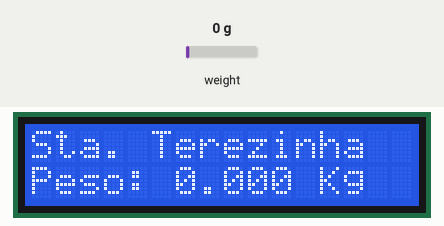
Simulated run of this sketch. Board: Arduino Uno, built with avr-gcc and run on an emulated ATmega328P. On the bench: 16×2 character LCD. The inputs (shaded band) are chosen by the test bench; at power-on: weight on the scale 0 g. What the sketch prints to the serial monitor is not drawn.

Above: at 3.2 s.
3.3 s: weight on the scale set to 100 g
At 4.6 s:
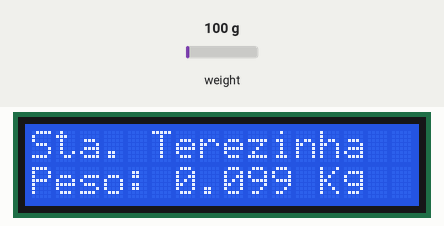
5.3 s: weight on the scale set to 1250 g
At 6.9 s:
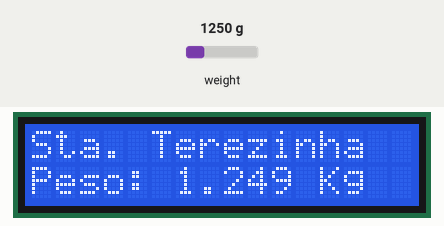
7.2 s: weight on the scale set to 2500 g
At 8.2 s:
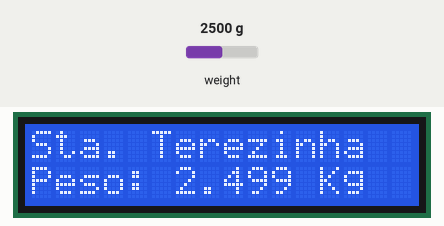
Timing chart, 0 to 10.2 s (numbered marks = the images above; inputs shaded):
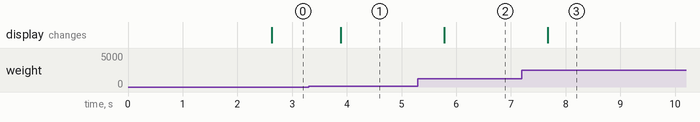

Measured:
- after the input at 3.3 s, the display: changes after 0.59 s (image 1)
- after the input at 5.3 s, the display: changes after 0.48 s (image 2)
- after the input at 7.2 s, the display: changes after 0.47 s (image 3)

The sketch:

load_test.ino
```cpp
/*
     Q0481-Sketch-Calibrar
     AUTOR:   BrincandoComIdeias
     LINK:    https://www.youtube.com/brincandocomideias ; https://cursodearduino.net/
     COMPRE:  https://www.arducore.com.br/
     SKETCH:  Calibrar Balanca com módulo HX711
     DATA:    04/07/2019
*/

// INCLUSÃO DE BIBLIOTECAS
#include <Wire.h> // Library for I2C communication
#include <LiquidCrystal_I2C.h> // Library for LCD
#include <string.h>
#include <HX711.h>

// DEFINIÇÕES DE PINOS
#define pinDT  2
#define pinSCK  3
#define pesoMin -0.006
#define pesoMax 150.0
#define fatorEscala -10479.58896


#define qtdLeituras 5

LiquidCrystal_I2C lcd = LiquidCrystal_I2C(0x3F, 16, 2);

// INSTANCIANDO OBJETOS
HX711 scale;

// DECLARAÇÃO DE VARIÁVEIS
float medida = 0;
int i = 1;

void setup() {
  lcd.begin();
  lcd.backlight();

  Serial.begin(57600);
  show_init_message();
  scale.begin(pinDT, pinSCK); // CONFIGURANDO OS PINOS DA BALANÇA
  scale.set_scale(fatorEscala);
  delay(1000);
  scale.tare(); // ZERANDO A BALANÇA PARA DESCONSIDERAR A MASSA DA ESTRUTURA
}

void show_init_message(){
  lcd.clear();
  lcd.setCursor(0, 0);
  lcd.print("Sta. Terezinha");
  lcd.setCursor(0, 1);
  lcd.print("Inicializando");
}

void show_weight_message(float medida){
  char LCDmsg[16];
  lcd.clear();
  lcd.setCursor(0, 0);
  lcd.print("Sta. Terezinha");
  lcd.setCursor(0, 1);
  sprintf(LCDmsg, "Peso: %d.%03d Kg", (int)medida, (int)(medida*1000)%1000);
  lcd.print(LCDmsg);
}

void loop() {
  scale.power_up();
  medida = scale.get_units(qtdLeituras);
  if (medida <= pesoMin ){
    medida = 0.0;
    //scale.tare();
    Serial.println("Tara Configurada!");
  } else if ( medida >= pesoMax ){
    medida = 0.0;
    Serial.println("Tara Configurada!");
    //scale.tare();
  }
  medida = (medida < 0 ? 0.0 : medida);
  show_weight_message(medida);
  Serial.println(medida,3);
  scale.power_down();
  delay(100);

}
```
